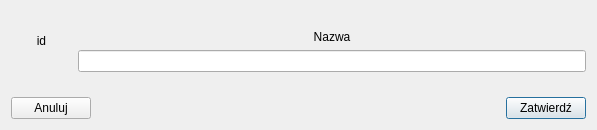
<?xml version="1.0" encoding="UTF-8"?>
<ui version="4.0">
 <class>SequenceWindowSQL</class>
 <widget class="QDialog" name="SequenceWindowSQL">
  <property name="geometry">
   <rect>
    <x>0</x>
    <y>0</y>
    <width>597</width>
    <height>130</height>
   </rect>
  </property>
  <property name="windowTitle">
   <string>Edytor sekwencji</string>
  </property>
  <layout class="QGridLayout" name="gridLayout">
   <item row="2" column="2">
    <widget class="QPushButton" name="pushButtonConfirm">
     <property name="text">
      <string>Zatwierdź</string>
     </property>
    </widget>
   </item>
   <item row="2" column="0">
    <widget class="QPushButton" name="pushButtonCancel">
     <property name="text">
      <string>Anuluj</string>
     </property>
    </widget>
   </item>
   <item row="2" column="1">
    <spacer name="horizontalSpacer">
     <property name="orientation">
      <enum>Qt::Horizontal</enum>
     </property>
     <property name="sizeHint" stdset="0">
      <size>
       <width>404</width>
       <height>20</height>
      </size>
     </property>
    </spacer>
   </item>
   <item row="1" column="0" colspan="3">
    <layout class="QHBoxLayout" name="horizontalLayout">
     <item>
      <layout class="QVBoxLayout" name="verticalLayout_2">
       <item>
        <spacer name="verticalSpacer_3">
         <property name="orientation">
          <enum>Qt::Vertical</enum>
         </property>
         <property name="sizeHint" stdset="0">
          <size>
           <width>20</width>
           <height>40</height>
          </size>
         </property>
        </spacer>
       </item>
       <item>
        <widget class="QLabel" name="labelId">
         <property name="text">
          <string>id</string>
         </property>
         <property name="alignment">
          <set>Qt::AlignCenter</set>
         </property>
        </widget>
       </item>
       <item>
        <widget class="QLabel" name="labelIdNumber">
         <property name="minimumSize">
          <size>
           <width>61</width>
           <height>0</height>
          </size>
         </property>
         <property name="maximumSize">
          <size>
           <width>61</width>
           <height>16777215</height>
          </size>
         </property>
         <property name="text">
          <string/>
         </property>
         <property name="alignment">
          <set>Qt::AlignCenter</set>
         </property>
        </widget>
       </item>
       <item>
        <spacer name="verticalSpacer_2">
         <property name="orientation">
          <enum>Qt::Vertical</enum>
         </property>
         <property name="sizeHint" stdset="0">
          <size>
           <width>20</width>
           <height>40</height>
          </size>
         </property>
        </spacer>
       </item>
      </layout>
     </item>
     <item>
      <layout class="QVBoxLayout" name="verticalLayout">
       <item>
        <spacer name="verticalSpacer_4">
         <property name="orientation">
          <enum>Qt::Vertical</enum>
         </property>
         <property name="sizeHint" stdset="0">
          <size>
           <width>20</width>
           <height>40</height>
          </size>
         </property>
        </spacer>
       </item>
       <item>
        <widget class="QLabel" name="labelName">
         <property name="text">
          <string>Nazwa</string>
         </property>
         <property name="alignment">
          <set>Qt::AlignCenter</set>
         </property>
        </widget>
       </item>
       <item>
        <widget class="QLineEdit" name="lineEditName"/>
       </item>
       <item>
        <spacer name="verticalSpacer">
         <property name="orientation">
          <enum>Qt::Vertical</enum>
         </property>
         <property name="sizeHint" stdset="0">
          <size>
           <width>20</width>
           <height>40</height>
          </size>
         </property>
        </spacer>
       </item>
      </layout>
     </item>
    </layout>
   </item>
  </layout>
 </widget>
 <resources/>
 <connections/>
</ui>
